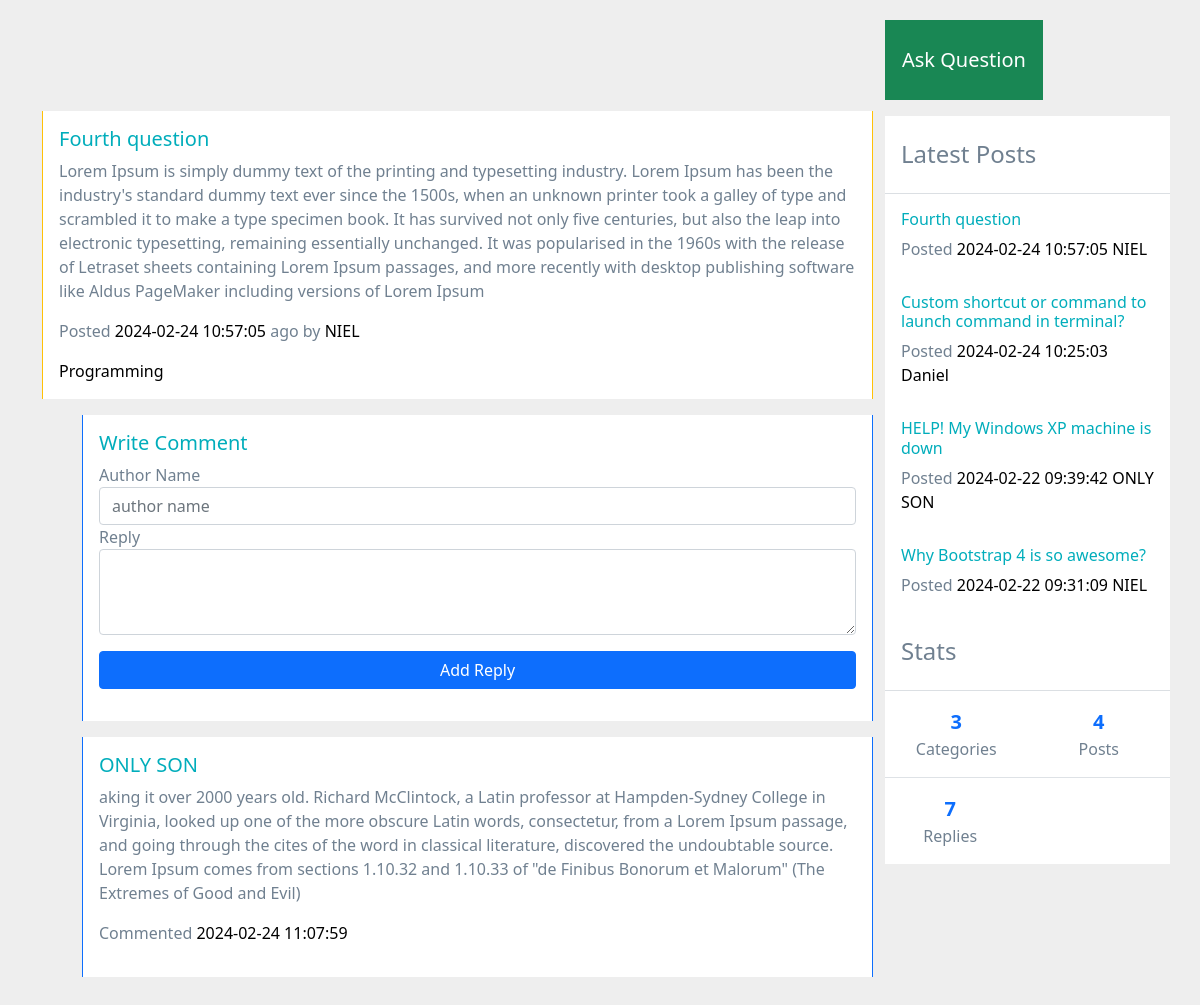
Page /single.php?id=4 on the committed database.
### tables this page shows
CREATE TABLE `posts` (
  `id` int(9) NOT NULL,
  `title` varchar(200) NOT NULL,
  `body` text NOT NULL,
  `author` varchar(200) NOT NULL,
  `category` varchar(200) NOT NULL,
  `created_at` timestamp NOT NULL DEFAULT current_timestamp()
);

CREATE TABLE `replies` (
  `id` int(3) NOT NULL,
  `author_name` varchar(200) NOT NULL,
  `reply` text NOT NULL,
  `post_id` int(4) NOT NULL,
  `created_at` timestamp NOT NULL DEFAULT current_timestamp()
);

### single.php (the view, shortened to what this page needs)
<?php include "includes/header.php"; ?>
<?php include "config/config.php"; ?>
<?php
if (isset($_GET['id'])) {
  $select = $conn->query("SELECT * FROM posts WHERE id = $_GET[id]");
  $select->execute();
  $post = $select->fetch(PDO::FETCH_OBJ);
  $selectReplies = $conn->query("SELECT * FROM replies WHERE post_id = $_GET[id]");
  $selectReplies->execute();
  $allReplies = $selectReplies->fetchAll(PDO::FETCH_OBJ);
}
?>
<div class="container">
  <div class="row">
    <div style="margin-top: 43px;" class="col-lg-9 mb-3">
      <div
        class="mt-5 card row-hover pos-relative py-3 px-3 mb-3 border-warning border-top-0 border-right-0 border-bottom-0 rounded-0">
        <div class="row align-items-center">
          <div class="col-md-12 mb-3 mb-sm-0">
            <h5>
              <a href="#" class="text-primary"><?= $post->title;?></a>
            </h5>
            <p>
            <?= $post->body;?>
            </p>
            <p class="text-sm"><span class="op-6">Posted</span> <a class="text-black" href="#"><?= $post->created_at;?></a> <span
                class="op-6">ago by</span> <a class="text-black" href="#"><?= $post->author;?></a></p>
            <div class="text-sm op-5"> <a class="text-black mr-2" href="#"><?= $post->category;?></a></div>
          </div>
        </div>
      </div>
      <div style="margin-left: 40px;"
        class="card row-hover pos-relative py-3 px-3 mb-3 border-primary border-top-0 border-right-0 border-bottom-0 rounded-0">
        <div class="row align-items-center">
          <div class="col-md-12 mb-3 mb-sm-0">
            <h5>
              <a href="#" class="text-primary">Write Comment</a>
            </h5>
            <form method="post" action="single.php?id=<?= $post->id;?>">
              <div class="form-group">
                <label for="exampleFormControlInput1">Author Name</label>
                <input type="text" name="author_name" class="form-control" id="exampleFormControlInput1"
                  placeholder="author name">
              </div>
              <div class="form-group">
                <label for="exampleFormControlTextarea1">Reply</label>
                <textarea class="form-control" name="reply" id="exampleFormControlTextarea1" rows="3"></textarea>
              </div>
              <button type="submit" name="submit" class=" mt-3 btn btn-primary w-100">Add Reply</button>
            </form>
          </div>
        </div>
      </div>
      <?php foreach($allReplies as $reply) : ?>
      <div style="margin-left: 40px;"
        class="card row-hover pos-relative py-3 px-3 mb-3 border-primary border-top-0 border-right-0 border-bottom-0 rounded-0">
        <div class="row align-items-center">
          <div class="col-md-12 mb-3 mb-sm-0">
            <h5>
              <a href="#" class="text-primary"><?= $reply->author_name;?></a>
            </h5>
            <p>
            <?= $reply->reply;?>
            </p>
            <p class="text-sm"><span class="op-6">Commented</span> <a class="text-black" href="#"><?= $reply->created_at;?></a></p>
          </div>
        </div>
      </div>
      <?php endforeach;?>
    </div>
    <?php include "includes/sidebar.php"; ?>

### includes/sidebar.php (shortened to what this page needs)
<?php
$select = $conn->query("SELECT * FROM posts ORDER BY created_at DESC LIMIT 0, 4");
$allPost = $select->fetchAll(PDO::FETCH_OBJ);
$selectCategory = $conn->query("SELECT count(*) AS category FROM categories");
$allCategories = $selectCategory->fetch(PDO::FETCH_OBJ);
$selectReply = $conn->query("SELECT count(*) AS reply FROM replies");
$allReplies = $selectReply->fetch(PDO::FETCH_OBJ);
?>
<div class="col-lg-3 mb-4 mb-lg-0 px-lg-0 mt-lg-0">
  <div
    data-settings="{&quot;parent&quot;:&quot;#content&quot;,&quot;mind&quot;:&quot;#header&quot;,&quot;top&quot;:10,&quot;breakpoint&quot;:992}"
    data-toggle="sticky" class="sticky" style="top: 85px;">
    <div class="sticky-inner">
      <a class="btn btn-lg btn-block btn-success rounded-0 py-4 mb-3 bg-op-6 roboto-bold"
        href="<?= APPURL ?>create-post.php">Ask Question</a>
      <div class="bg-white mb-3">
        <h4 class="px-3 py-4 op-5 m-0">
          Latest Posts
        </h4>
        <hr class="m-0">
        <?php foreach ($allPost as $post): ?>
          <div class="pos-relative px-3 py-3">
            <h6 class="text-primary text-sm">
              <a href="single.php?id=<?= $post->id; ?>" class="text-primary">
                <?= $post->title; ?>
              </a>
            </h6>
            <p class="mb-0 text-sm"><span class="op-6">Posted</span> <a class="text-black" href="#">
                <?= $post->created_at; ?>
              </a> <span class="op-6"></span> <a class="text-black" href="#">
                <?= $post->author; ?>
              </a></p>
          </div>
        <?php endforeach; ?>
        <div class="bg-white text-sm">
          <h4 class="px-3 py-4 op-5 m-0 roboto-bold">
            Stats
          </h4>
          <hr class="my-0">
          <div class="row text-center d-flex flex-row op-7 mx-0">
            <div class="col-sm-6 flex-ew text-center py-3 border-bottom border-right"> <a
                class="d-block lead font-weight-bold" href="#"><?= $allCategories->category;?></a> Categories </div>
            <div class="col-sm-6 col flex-ew text-center py-3 border-bottom mx-0"> <a
                class="d-block lead font-weight-bold" href="#"><?= count($allPost);?></a> Posts </div>
          </div>
          <div class="row d-flex flex-row op-7">
            <div class="col-sm-6 flex-ew text-center py-3 border-right mx-0"> <a class="d-block lead font-weight-bold"
                href="#"><?= $allReplies->reply;?></a> Replies </div>
        </div>
      </div>
    </div>
  </div>
</div>
</div>
</body>
</html>

### style.css (style rules this page uses)
body { margin-top:20px; background:#eee; color: #708090; }
a { text-decoration:none; }
.text-primary, a.text-primary:focus, a.text-primary:hover { color: #00ADBB!important; }
.text-black, .text-hover-black:hover { color: #000 !important; }
.font-weight-bold { font-weight: 700 !important; }

### rows in the picture
posts: title "Fourth question", body "Lorem Ipsum is simply dummy text of the printing and typesetting industry. Lorem Ipsum has been the industry's standard dummy text ever since the 1500s, when an unknown printer took a galley of type and scrambled it to make a type specimen book. It has survived not only five centuries, but also the leap into electronic typesetting, remaining essentially unchanged. It was popularised in the 1960s with the release of Letraset sheets containing Lorem Ipsum passages, and more recently with desktop publishing software like Aldus PageMaker including versions of Lorem Ipsum", created_at "2024-02-24 10:57:05", author "NIEL", category "Programming"
replies: author_name "ONLY SON", reply "aking it over 2000 years old. Richard McClintock, a Latin professor at Hampden-Sydney College in Virginia, looked up one of the more obscure Latin words, consectetur, from a Lorem Ipsum passage, and going through the cites of the word in classical literature, discovered the undoubtable source. Lorem Ipsum comes from sections 1.10.32 and 1.10.33 of \"de Finibus Bonorum et Malorum\" (The Extremes of Good and Evil)", created_at "2024-02-24 11:07:59"
posts: title "Custom shortcut or command to launch command in terminal?", created_at "2024-02-24 10:25:03", author "Daniel"
posts: title "HELP! My Windows XP machine is down", created_at "2024-02-22 09:39:42", author "ONLY SON"
posts: title "Why Bootstrap 4 is so awesome?", created_at "2024-02-22 09:31:09", author "NIEL"

### other values in the picture
$allCategories->category "3"
count($allPost) "4"
$allReplies->reply "7"
